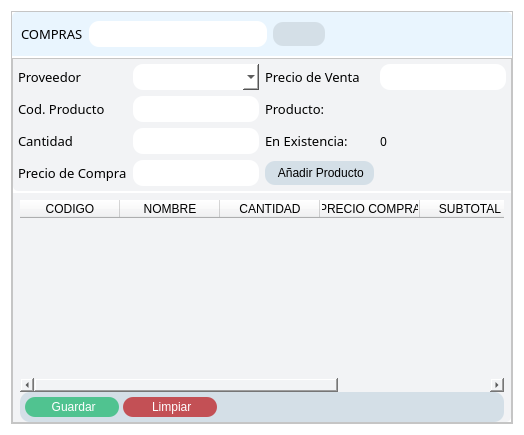
     <widget class="QWidget" name="tab5_compras">
      <property name="styleSheet">
       <string notr="true">QWidget {
	background-color: rgb(255, 255, 255);
}

QPushButton {
	border-radius: 10px;
	padding: 5px 10px;
	background-color: rgb(12, 95, 194);
	
	color: rgb(255, 255, 255);
}</string>
      </property>
      <attribute name="icon">
       <iconset resource="../assets/assets/icons/resources.qrc">
        <normaloff>:/blupack/bl-shop-article.png</normaloff>:/blupack/bl-shop-article.png</iconset>
      </attribute>
      <attribute name="title">
       <string>Compras</string>
      </attribute>
      <layout class="QHBoxLayout" name="horizontalLayout_40">
       <item>
        <widget class="QFrame" name="cuerpo_compras_frame">
         <property name="frameShape">
          <enum>QFrame::StyledPanel</enum>
         </property>
         <property name="frameShadow">
          <enum>QFrame::Raised</enum>
         </property>
         <layout class="QVBoxLayout" name="verticalLayout_23">
          <property name="spacing">
           <number>2</number>
          </property>
          <property name="leftMargin">
           <number>0</number>
          </property>
          <property name="topMargin">
           <number>0</number>
          </property>
          <property name="rightMargin">
           <number>0</number>
          </property>
          <property name="bottomMargin">
           <number>0</number>
          </property>
          <item>
           <widget class="QFrame" name="cuerpo_cabeza_buqueda">
            <property name="styleSheet">
             <string notr="true">QFrame {
	border-top-left-radius: 5px;
	border-top-right-radius: 5px;
	background-color: rgb(233, 245, 254);
}

QLineEdit {
	border-radius: 10px;
	padding: 5px 10px;
	background-color: rgb(255,255,255);
	color: rgb(0,0,0);
}</string>
            </property>
            <property name="frameShape">
             <enum>QFrame::StyledPanel</enum>
            </property>
            <property name="frameShadow">
             <enum>QFrame::Raised</enum>
            </property>
            <layout class="QHBoxLayout" name="horizontalLayout_41">
             <item>
              <widget class="QLabel" name="comprasComprs_label">
               <property name="font">
                <font>
                 <family>Gotham</family>
                 <pointsize>10</pointsize>
                </font>
               </property>
               <property name="styleSheet">
                <string notr="true"/>
               </property>
               <property name="text">
                <string>COMPRAS</string>
               </property>
              </widget>
             </item>
             <item>
              <widget class="QLineEdit" name="comprasComprs_lineE">
               <property name="styleSheet">
                <string notr="true">background-color: rgb(255,255,255);</string>
               </property>
               <property name="frame">
                <bool>false</bool>
               </property>
              </widget>
             </item>
             <item>
              <widget class="QPushButton" name="comprasBusquedaComprs_bttn">
               <property name="styleSheet">
                <string notr="true">QPushButton {
	background-color: rgb(212, 223, 231);
	color: rgb(0,0,0);
}

QPushButton:hover {
	background-color: rgb(192, 202, 209);
}

QPushButton:pressed {
	background-color: rgb(212, 223, 231);
}</string>
               </property>
               <property name="text">
                <string/>
               </property>
               <property name="icon">
                <iconset resource="../assets/assets/icons/resources.qrc">
                 <normaloff>:/redpack/rd-search.png</normaloff>:/redpack/rd-search.png</iconset>
               </property>
              </widget>
             </item>
             <item>
              <spacer name="horizontalSpacer_28">
               <property name="orientation">
                <enum>Qt::Horizontal</enum>
               </property>
               <property name="sizeHint" stdset="0">
                <size>
                 <width>40</width>
                 <height>20</height>
                </size>
               </property>
              </spacer>
             </item>
            </layout>
           </widget>
          </item>
          <item>
           <widget class="QFrame" name="cuerpo_introduccion_informacion">
            <property name="frameShape">
             <enum>QFrame::StyledPanel</enum>
            </property>
            <property name="frameShadow">
             <enum>QFrame::Raised</enum>
            </property>
            <layout class="QVBoxLayout" name="verticalLayout_27">
             <property name="spacing">
              <number>2</number>
             </property>
             <property name="leftMargin">
              <number>0</number>
             </property>
             <property name="topMargin">
              <number>0</number>
             </property>
             <property name="rightMargin">
              <number>0</number>
             </property>
             <property name="bottomMargin">
              <number>0</number>
             </property>
             <item>
              <widget class="QFrame" name="introduccion_productos_frame">
               <property name="styleSheet">
                <string notr="true">QLineEdit {
	border-radius: 10px;
	padding: 5px 10px;
	background-color: rgb(255,255,255);
	color: rgb(0,0,0);
}
QFrame {
	border-bottom-left-radius: 5px;
	background-color: rgb(242, 243, 245);
}</string>
               </property>
               <property name="frameShape">
                <enum>QFrame::StyledPanel</enum>
               </property>
               <property name="frameShadow">
                <enum>QFrame::Raised</enum>
               </property>
               <layout class="QVBoxLayout" name="verticalLayout_22">
                <property name="leftMargin">
                 <number>5</number>
                </property>
                <property name="topMargin">
                 <number>5</number>
                </property>
                <property name="rightMargin">
                 <number>5</number>
                </property>
                <property name="bottomMargin">
                 <number>5</number>
                </property>
                <item>
                 <widget class="QFrame" name="frame_37">
                  <property name="frameShape">
                   <enum>QFrame::StyledPanel</enum>
                  </property>
                  <property name="frameShadow">
                   <enum>QFrame::Raised</enum>
                  </property>
                  <layout class="QGridLayout" name="gridLayout_3">
                   <property name="leftMargin">
                    <number>0</number>
                   </property>
                   <property name="topMargin">
                    <number>0</number>
                   </property>
                   <property name="rightMargin">
                    <number>0</number>
                   </property>
                   <property name="bottomMargin">
                    <number>0</number>
                   </property>
                   <property name="spacing">
                    <number>6</number>
                   </property>
                   <item row="3" column="0">
                    <widget class="QLabel" name="cantidadPrctosComprs_label">
                     <property name="font">
                      <font>
                       <family>Gotham</family>
                       <pointsize>10</pointsize>
                      </font>
                     </property>
                     <property name="text">
                      <string>Cantidad</string>
                     </property>
                    </widget>
                   </item>
                   <item row="2" column="1">
                    <widget class="QLineEdit" name="codPrctoComprs_lineE">
                     <property name="inputMask">
                      <string>9999999999999999999999</string>
                     </property>
                    </widget>
                   </item>
                   <item row="4" column="1">
                    <widget class="QLineEdit" name="PrecioCompraComprs_lineE">
                     <property name="enabled">
                      <bool>true</bool>
                     </property>
                     <property name="styleSheet">
                      <string notr="true">background-color: rgb(255,255,255);</string>
                     </property>
                     <property name="inputMask">
                      <string>9999999999999</string>
                     </property>
                    </widget>
                   </item>
                   <item row="3" column="1">
                    <widget class="QLineEdit" name="cantidadPrctosComprs_lineE">
                     <property name="inputMask">
                      <string>999999999999</string>
                     </property>
                     <property name="frame">
                      <bool>true</bool>
                     </property>
                    </widget>
                   </item>
                   <item row="4" column="0">
                    <widget class="QLabel" name="PrecioCompraComprs_label">
                     <property name="font">
                      <font>
                       <family>Gotham</family>
                       <pointsize>10</pointsize>
                      </font>
                     </property>
                     <property name="text">
                      <string>Precio de Compra</string>
                     </property>
                    </widget>
                   </item>
                   <item row="1" column="0">
                    <widget class="QLabel" name="proveedorComprs_label">
                     <property name="font">
                      <font>
                       <family>Gotham</family>
                       <pointsize>10</pointsize>
                      </font>
                     </property>
                     <property name="text">
                      <string>Proveedor</string>
                     </property>
                    </widget>
                   </item>
                   <item row="3" column="2">
                    <widget class="QLabel" name="label_60">
                     <property name="font">
                      <font>
                       <family>Gotham</family>
                       <pointsize>10</pointsize>
                      </font>
                     </property>
                     <property name="text">
                      <string>En Existencia:</string>
                     </property>
                    </widget>
                   </item>
                   <item row="3" column="3">
                    <widget class="QLabel" name="label_61">
                     <property name="font">
                      <font>
                       <family>Poppins</family>
                       <pointsize>9</pointsize>
                      </font>
                     </property>
                     <property name="text">
                      <string>0</string>
                     </property>
                    </widget>
                   </item>
                   <item row="2" column="0">
                    <widget class="QLabel" name="codPrctoComprs_label">
                     <property name="font">
                      <font>
                       <family>Gotham</family>
                       <pointsize>10</pointsize>
                      </font>
                     </property>
                     <property name="text">
                      <string>Cod. Producto</string>
                     </property>
                    </widget>
                   </item>
                   <item row="2" column="2">
                    <widget class="QLabel" name="PrctoComprs_label">
                     <property name="font">
                      <font>
                       <family>Gotham</family>
                       <pointsize>10</pointsize>
                      </font>
                     </property>
                     <property name="text">
                      <string>Producto:</string>
                     </property>
                    </widget>
                   </item>
                   <item row="1" column="2">
                    <widget class="QLabel" name="PrecioVentaComprs_label">
                     <property name="font">
                      <font>
                       <family>Gotham</family>
                       <pointsize>10</pointsize>
                      </font>
                     </property>
                     <property name="text">
                      <string>Precio de Venta</string>
                     </property>
                    </widget>
                   </item>
                   <item row="1" column="3">
                    <widget class="QLineEdit" name="PrecioVentaComprs_lineE">
                     <property name="enabled">
                      <bool>true</bool>
                     </property>
                     <property name="styleSheet">
                      <string notr="true">background-color: rgb(255,255,255);</string>
                     </property>
                     <property name="inputMask">
                      <string>9999999999999</string>
                     </property>
                    </widget>
                   </item>
                   <item row="4" column="2">
                    <widget class="QPushButton" name="AnadirPrctpComprs_bttn">
                     <property name="styleSheet">
                      <string notr="true">QPushButton {
	background-color: rgb(212, 223, 231);
	color: rgb(0,0,0);
}

QPushButton:hover {
	background-color: rgb(192, 202, 209);
}

QPushButton:pressed {
	background-color: rgb(212, 223, 231);
}</string>
                     </property>
                     <property name="text">
                      <string> Añadir Producto</string>
                     </property>
                     <property name="icon">
                      <iconset resource="../assets/assets/icons/resources.qrc">
                       <normaloff>:/redpack/rd-add.png</normaloff>:/redpack/rd-add.png</iconset>
                     </property>
                    </widget>
                   </item>
                   <item row="1" column="1">
                    <widget class="QComboBox" name="proveedorComprs_comboB">
                     <property name="styleSheet">
                      <string notr="true">border-radius: 10px;
padding: 5px 10px;
background-color: rgb(255, 255, 255);
color: rgb(0,0,0);</string>
                     </property>
                    </widget>
                   </item>
                   <item row="2" column="3">
                    <widget class="QLabel" name="PrctoComprs_lineE">
                     <property name="text">
                      <string/>
                     </property>
                    </widget>
                   </item>
                  </layout>
                 </widget>
                </item>
               </layout>
              </widget>
             </item>
             <item>
              <widget class="QFrame" name="introduccion_table_frame">
               <property name="sizePolicy">
                <sizepolicy hsizetype="Preferred" vsizetype="Expanding">
                 <horstretch>0</horstretch>
                 <verstretch>0</verstretch>
                </sizepolicy>
               </property>
               <property name="styleSheet">
                <string notr="true">border-bottom-right-radius: 5px;
background-color: rgb(242, 243, 245);</string>
               </property>
               <property name="frameShape">
                <enum>QFrame::StyledPanel</enum>
               </property>
               <property name="frameShadow">
                <enum>QFrame::Raised</enum>
               </property>
               <layout class="QVBoxLayout" name="verticalLayout_24">
                <property name="spacing">
                 <number>0</number>
                </property>
                <property name="leftMargin">
                 <number>7</number>
                </property>
                <property name="topMargin">
                 <number>7</number>
                </property>
                <property name="rightMargin">
                 <number>7</number>
                </property>
                <property name="bottomMargin">
                 <number>0</number>
                </property>
                <item>
                 <widget class="QTableWidget" name="ComprsViews_tableW">
                  <property name="frameShape">
                   <enum>QFrame::NoFrame</enum>
                  </property>
                  <property name="frameShadow">
                   <enum>QFrame::Plain</enum>
                  </property>
                  <property name="autoScroll">
                   <bool>true</bool>
                  </property>
                  <property name="editTriggers">
                   <set>QAbstractItemView::NoEditTriggers</set>
                  </property>
                  <property name="gridStyle">
                   <enum>Qt::SolidLine</enum>
                  </property>
                  <attribute name="horizontalHeaderStretchLastSection">
                   <bool>true</bool>
                  </attribute>
                  <attribute name="verticalHeaderVisible">
                   <bool>true</bool>
                  </attribute>
                  <attribute name="verticalHeaderCascadingSectionResizes">
                   <bool>false</bool>
                  </attribute>
                  <attribute name="verticalHeaderHighlightSections">
                   <bool>true</bool>
                  </attribute>
                  <attribute name="verticalHeaderShowSortIndicator" stdset="0">
                   <bool>false</bool>
                  </attribute>
                  <attribute name="verticalHeaderStretchLastSection">
                   <bool>false</bool>
                  </attribute>
                  <column>
                   <property name="text">
                    <string>CODIGO</string>
                   </property>
                   <property name="icon">
                    <iconset resource="../assets/assets/icons/resources.qrc">
                     <normaloff>:/blupack/bl-id-secure.png</normaloff>:/blupack/bl-id-secure.png</iconset>
                   </property>
                  </column>
                  <column>
                   <property name="text">
                    <string>NOMBRE</string>
                   </property>
                   <property name="icon">
                    <iconset resource="../assets/assets/icons/resources.qrc">
                     <normaloff>:/blupack/bl-tag.png</normaloff>:/blupack/bl-tag.png</iconset>
                   </property>
                  </column>
                  <column>
                   <property name="text">
                    <string>CANTIDAD</string>
                   </property>
                   <property name="icon">
                    <iconset resource="../assets/assets/icons/resources.qrc">
                     <normaloff>:/blupack/bl-scale.png</normaloff>:/blupack/bl-scale.png</iconset>
                   </property>
                  </column>
                  <column>
                   <property name="text">
                    <string>PRECIO COMPRA</string>
                   </property>
                   <property name="icon">
                    <iconset resource="../assets/assets/icons/resources.qrc">
                     <normaloff>:/blupack/bl-money-buy.png</normaloff>:/blupack/bl-money-buy.png</iconset>
                   </property>
                  </column>
                  <column>
                   <property name="text">
                    <string>SUBTOTAL</string>
                   </property>
                   <property name="icon">
                    <iconset resource="../assets/assets/icons/resources.qrc">
                     <normaloff>:/blupack/bl-data-analysis.png</normaloff>:/blupack/bl-data-analysis.png</iconset>
                   </property>
                  </column>
                  <column>
                   <property name="text">
                    <string>UNIDAD DE MEDIDA</string>
                   </property>
                   <property name="icon">
                    <iconset resource="../assets/assets/icons/resources.qrc">
                     <normaloff>:/blupack/bl-ruler.png</normaloff>:/blupack/bl-ruler.png</iconset>
                   </property>
                  </column>
                 </widget>
                </item>
                <item>
                 <widget class="QFrame" name="frame_35">
                  <property name="styleSheet">
                   <string notr="true">background-color: rgb(212, 223, 231);
padding: 3px;
border-radius:10px;</string>
                  </property>
                  <property name="frameShape">
                   <enum>QFrame::StyledPanel</enum>
                  </property>
                  <property name="frameShadow">
                   <enum>QFrame::Raised</enum>
                  </property>
                  <layout class="QHBoxLayout" name="horizontalLayout_23">
                   <property name="spacing">
                    <number>4</number>
                   </property>
                   <property name="leftMargin">
                    <number>2</number>
                   </property>
                   <property name="topMargin">
                    <number>2</number>
                   </property>
                   <property name="rightMargin">
                    <number>2</number>
                   </property>
                   <property name="bottomMargin">
                    <number>2</number>
                   </property>
                   <item>
                    <widget class="QPushButton" name="guardarComprs_bttn">
                     <property name="enabled">
                      <bool>true</bool>
                     </property>
                     <property name="sizePolicy">
                      <sizepolicy hsizetype="Expanding" vsizetype="Fixed">
                       <horstretch>0</horstretch>
                       <verstretch>0</verstretch>
                      </sizepolicy>
                     </property>
                     <property name="font">
                      <font>
                       <family>Microsoft JhengHei UI</family>
                      </font>
                     </property>
                     <property name="styleSheet">
                      <string notr="true">QPushButton {
	background-color: rgb(80, 195, 144);
}

QPushButton:hover {
	background-color: rgb(91, 221, 163);
}

QPushButton:pressed {
	background-color: rgb(80, 195, 144);
}</string>
                     </property>
                     <property name="text">
                      <string> Guardar</string>
                     </property>
                     <property name="icon">
                      <iconset resource="../assets/assets/icons/resources.qrc">
                       <normaloff>:/redpack/rd-storage.png</normaloff>:/redpack/rd-storage.png</iconset>
                     </property>
                    </widget>
                   </item>
                   <item>
                    <widget class="QPushButton" name="limparComprs_bttn">
                     <property name="enabled">
                      <bool>true</bool>
                     </property>
                     <property name="sizePolicy">
                      <sizepolicy hsizetype="Expanding" vsizetype="Fixed">
                       <horstretch>0</horstretch>
                       <verstretch>0</verstretch>
                      </sizepolicy>
                     </property>
                     <property name="font">
                      <font>
                       <family>Microsoft JhengHei UI</family>
                      </font>
                     </property>
                     <property name="styleSheet">
                      <string notr="true">QPushButton {
	background-color: rgb(195, 80, 85);
}

QPushButton:hover {
	
	background-color: rgb(213, 88, 94);
}

QPushButton:pressed {
	background-color: rgb(195, 80, 85);
}</string>
                     </property>
                     <property name="text">
                      <string> Limpiar</string>
                     </property>
                     <property name="icon">
                      <iconset resource="../assets/assets/icons/resources.qrc">
                       <normaloff>:/redpack/rd-clean.png</normaloff>:/redpack/rd-clean.png</iconset>
                     </property>
                    </widget>
                   </item>
                   <item>
                    <spacer name="horizontalSpacer_16">
                     <property name="orientation">
                      <enum>Qt::Horizontal</enum>
                     </property>
                     <property name="sizeHint" stdset="0">
                      <size>
                       <width>80</width>
                       <height>20</height>
                      </size>
                     </property>
                    </spacer>
                   </item>
                   <item>
                    <spacer name="horizontalSpacer_15">
                     <property name="orientation">
                      <enum>Qt::Horizontal</enum>
                     </property>
                     <property name="sizeHint" stdset="0">
                      <size>
                       <width>40</width>
                       <height>20</height>
                      </size>
                     </property>
                    </spacer>
                   </item>
                   <item>
                    <spacer name="horizontalSpacer_12">
                     <property name="orientation">
                      <enum>Qt::Horizontal</enum>
                     </property>
                     <property name="sizeHint" stdset="0">
                      <size>
                       <width>40</width>
                       <height>20</height>
                      </size>
                     </property>
                    </spacer>
                   </item>
                  </layout>
                 </widget>
                </item>
               </layout>
              </widget>
             </item>
            </layout>
           </widget>
          </item>
         </layout>
        </widget>
       </item>
      </layout>
     </widget>
